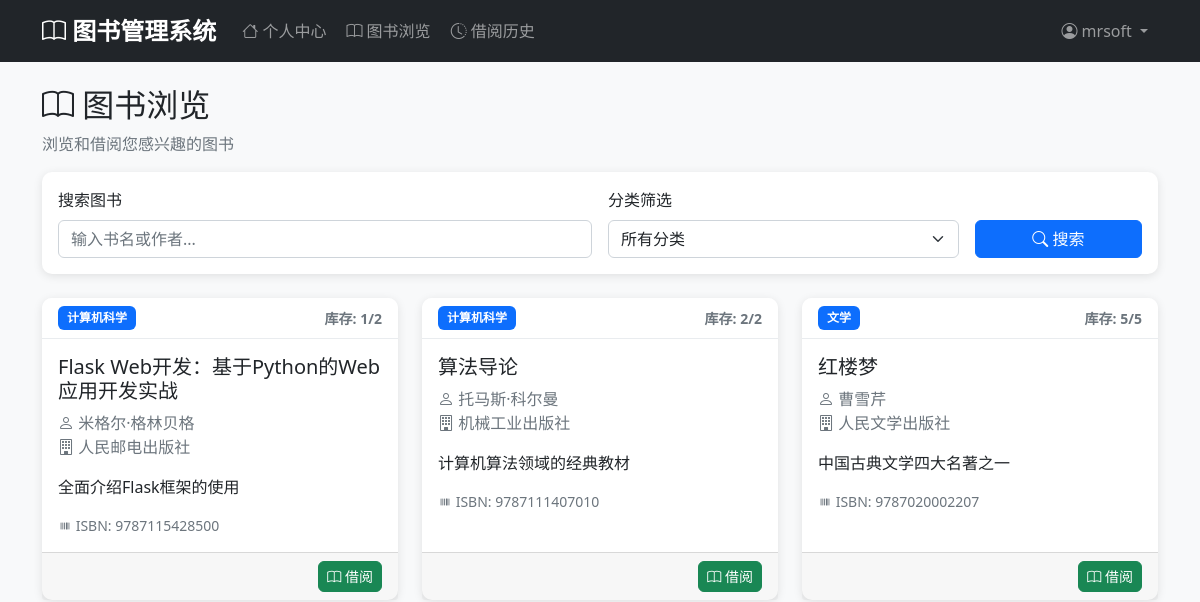
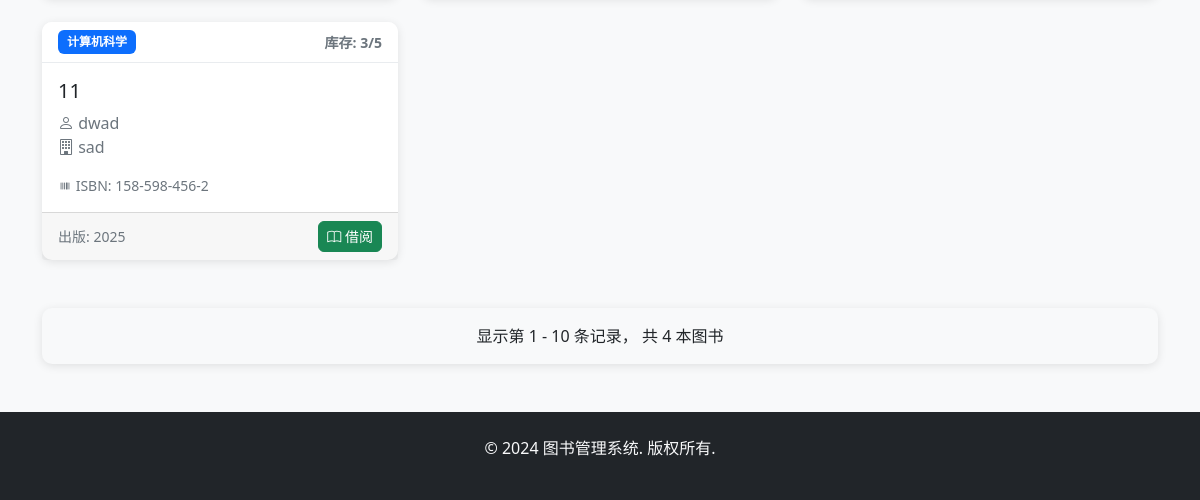
The page /books (signed in) on the database as committed earlier (2 pictures, top to bottom).
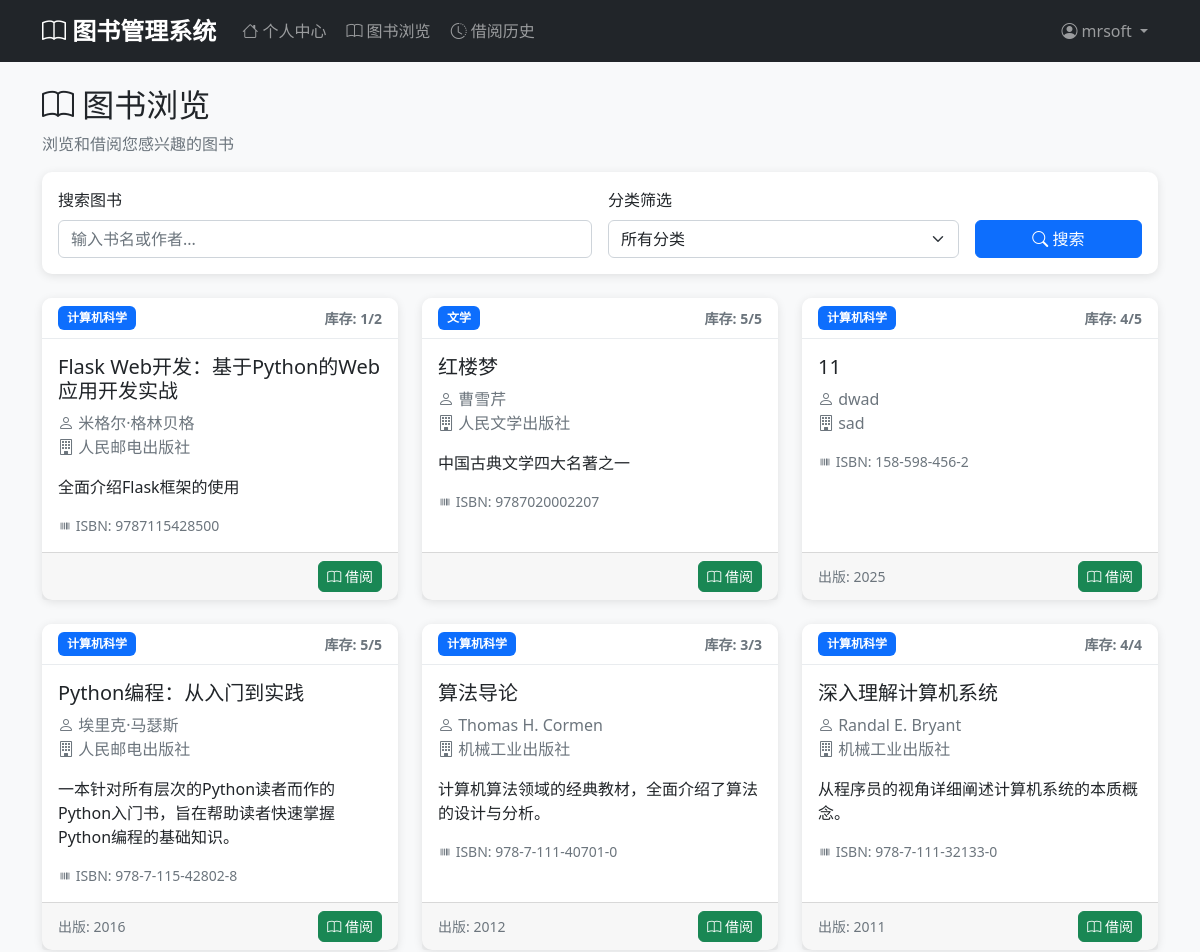
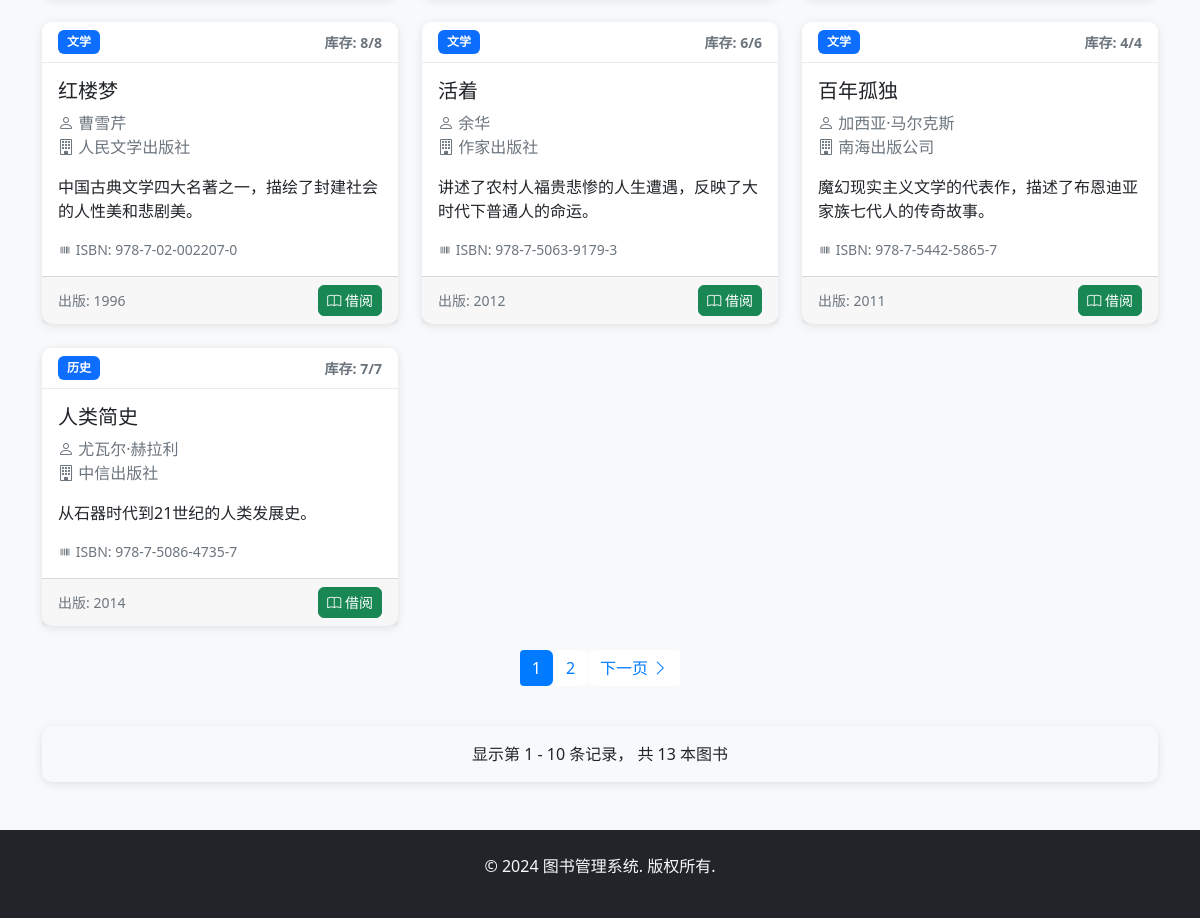
The same page on the database as committed later (2 pictures, top to bottom).
### models.py (models this page shows)
class Book(db.Model):
    __tablename__ = 'books'
    id = db.Column(db.Integer, primary_key=True)
    title = db.Column(db.String(200), nullable=False)
    author = db.Column(db.String(100), nullable=False)
    isbn = db.Column(db.String(20), unique=True, nullable=False)
    publisher = db.Column(db.String(100))
    publication_date = db.Column(db.Date)
    quantity = db.Column(db.Integer, default=1)
    available_quantity = db.Column(db.Integer, default=1)
    description = db.Column(db.Text)
    category_id = db.Column(db.Integer, db.ForeignKey('categories.id'), nullable=False)
    created_at = db.Column(db.DateTime, default=datetime.utcnow)
    updated_at = db.Column(db.DateTime, default=datetime.utcnow, onupdate=datetime.utcnow)
    borrow_records = db.relationship('BorrowRecord', backref='book', lazy=True)

class Category(db.Model):
    __tablename__ = 'categories'
    id = db.Column(db.Integer, primary_key=True)
    name = db.Column(db.String(100), unique=True, nullable=False)
    description = db.Column(db.Text)
    created_at = db.Column(db.DateTime, default=datetime.utcnow)
    books = db.relationship('Book', backref='category', lazy=True)

### app.py (the view)
@app.route('/books')
@login_required
def browse_books():
    category_id = request.args.get('category_id', type=int)
    page = request.args.get('page', 1, type=int)
    search = request.args.get('search', '')
    query = Book.query
    if category_id:
        query = query.filter_by(category_id=category_id)
    if search:
        query = query.filter(Book.title.contains(search) | Book.author.contains(search))
    books = query.filter(Book.available_quantity > 0).paginate(
        page=page, per_page=10, error_out=False
    )
    categories = Category.query.all()
    return render_template('user/browse_books.html',
                         books=books,
                         categories=categories,
                         selected_category=category_id,
                         search=search)

### app.py (called while the page is built)
@login_manager.user_loader
def load_user(user_id):
    try:
        user_id = int(user_id)
        admin = Admin.query.get(user_id)
        if admin:
            return admin
        user = User.query.get(user_id)
        return user
    except (ValueError, TypeError):
        return None

### templates/user/browse_books.html (shortened to what the changed rows need)
{% extends "base.html" %}
{% block content %}
<div class="row">
    <div class="col-12">
        <h2><i class="bi bi-book"></i> 图书浏览</h2>
    </div>
</div>
<div class="row">
    {% if books.items %}
        {% for book in books.items %}
        <div class="col-md-4 mb-4">
            <div class="card h-100">
                <div class="card-header d-flex justify-content-between align-items-center">
                    <a href="{{ url_for('browse_books') }}?category_id={{ book.category.id }}"
                       class="badge bg-primary text-decoration-none"
                       title="点击查看此分类的所有图书">
                        {{ book.category.name }}
                    </a>
                    <small class="text-muted">库存: {{ book.available_quantity }}/{{ book.quantity }}</small>
                </div>
                <div class="card-body">
                    <h5 class="card-title">{{ book.title }}</h5>
                    <p class="card-text text-muted">
                        <i class="bi bi-person"></i> {{ book.author }}
                        {% if book.publisher %}<br>
                        <i class="bi bi-building"></i> {{ book.publisher }}
                        {% endif %}
                    </p>
                    {% if book.description %}
                    <p class="card-text">{{ book.description[:100] }}{% if book.description|length > 100 %}...{% endif %}</p>
                    {% endif %}
                    <div class="text-muted small">
                        <i class="bi bi-upc"></i> ISBN: {{ book.isbn }}
                    </div>
                </div>
                <div class="card-footer d-flex justify-content-between align-items-center">
                    <small class="text-muted">
                        {% if book.publication_date %}
                        出版: {{ book.publication_date.strftime('%Y') }}
                        {% endif %}
                    </small>
                    {% if book.available_quantity > 0 %}
                        <a href="{{ url_for('borrow_book', book_id=book.id) }}"
                           class="btn btn-success btn-sm"
                           onclick="return confirm('确定要借阅《{{ book.title }}》吗？')">
                            <i class="bi bi-book"></i> 借阅
                        </a>
                    {% else %}
                        <button class="btn btn-secondary btn-sm" disabled>
                            <i class="bi bi-x-circle"></i> 暂无库存
                        </button>
                    {% endif %}
                </div>
            </div>
        </div>
        {% endfor %}
    {% endif %}
</div>
{% if books.pages > 1 %}
<div class="row">
    <div class="col-12">
        <nav aria-label="图书分页">
            <ul class="pagination justify-content-center">
                {% for page_num in books.iter_pages() %}
                    {% if page_num %}
                        {% if page_num != books.page %}
                            <li class="page-item">
                                <a class="page-link" href="{{ url_for('browse_books', page=page_num, search=search, category_id=selected_category) }}">
                                    {{ page_num }}
                                </a>
                            </li>
                        {% else %}
                            <li class="page-item active">
                                <span class="page-link">{{ page_num }}</span>
                            </li>
                        {% endif %}
                    {% else %}
                        <li class="page-item disabled">
                            <span class="page-link">...</span>
                        </li>
                    {% endif %}
                {% endfor %}
                {% if books.has_next %}
                    <li class="page-item">
                        <a class="page-link" href="{{ url_for('browse_books', page=books.next_num, search=search, category_id=selected_category) }}">
                            下一页 <i class="bi bi-chevron-right"></i>
                        </a>
                    </li>
                {% endif %}
            </ul>
        </nav>
    </div>
</div>
{% endif %}
<div class="row mt-4">
    <div class="col-12">
        <div class="card bg-light">
            <div class="card-body text-center">
                <p class="mb-0">
                    显示第 {{ (books.page - 1) * 10 + 1 }} - {{ books.page * 10 }} 条记录，
                    共 {{ books.total }} 本图书
                </p>
            </div>
        </div>
    </div>
</div>
{% endblock %}

Rows that differ between the two databases and show on the page:
no longer on this page (row edited): Book: category.name "计算机科学", available_quantity "2", quantity "2", title "算法导论", author "托马斯·科尔曼", publisher "机械工业出版社", description "计算机算法领域的经典教材", isbn "9787111407010"
changed Book "dwad": available_quantity "3" → "4"
added Book: category.name "计算机科学", available_quantity "5", quantity "5", title "Python编程：从入门到实践", author "埃里克·马瑟斯", publisher "人民邮电出版社", description "一本针对所有层次的Python读者而作的Python入门书，旨在帮助读者快速掌握Python编程的基础知识。", isbn "978-7-115-42802-8", publication_date "2016"
added Book: category.name "计算机科学", available_quantity "3", quantity "3", title "算法导论", author "Thomas H. Cormen", publisher "机械工业出版社", description "计算机算法领域的经典教材，全面介绍了算法的设计与分析。", isbn "978-7-111-40701-0", publication_date "2012"
added Book: category.name "计算机科学", available_quantity "4", quantity "4", title "深入理解计算机系统", author "Randal E. Bryant", publisher "机械工业出版社", description "从程序员的视角详细阐述计算机系统的本质概念。", isbn "978-7-111-32133-0", publication_date "2011"
added Book: category.name "文学", available_quantity "8", quantity "8", title "红楼梦", author "曹雪芹", publisher "人民文学出版社", description "中国古典文学四大名著之一，描绘了封建社会的人性美和悲剧美。", isbn "978-7-02-002207-0", publication_date "1996"
added Book: category.name "文学", available_quantity "6", quantity "6", title "活着", author "余华", publisher "作家出版社", description "讲述了农村人福贵悲惨的人生遭遇，反映了大时代下普通人的命运。", isbn "978-7-5063-9179-3", publication_date "2012"
added Book: category.name "文学", available_quantity "4", quantity "4", title "百年孤独", author "加西亚·马尔克斯", publisher "南海出版公司", description "魔幻现实主义文学的代表作，描述了布恩迪亚家族七代人的传奇故事。", isbn "978-7-5442-5865-7", publication_date "2011"
added Book: category.name "历史", available_quantity "7", quantity "7", title "人类简史", author "尤瓦尔·赫拉利", publisher "中信出版社", description "从石器时代到21世纪的人类发展史。", isbn "978-7-5086-4735-7", publication_date "2014"
Other text that changed with them:
{{ books.total }}: "4" → "13"
new list line: "1"
new list line: "2"
text now shown: "下一页"
